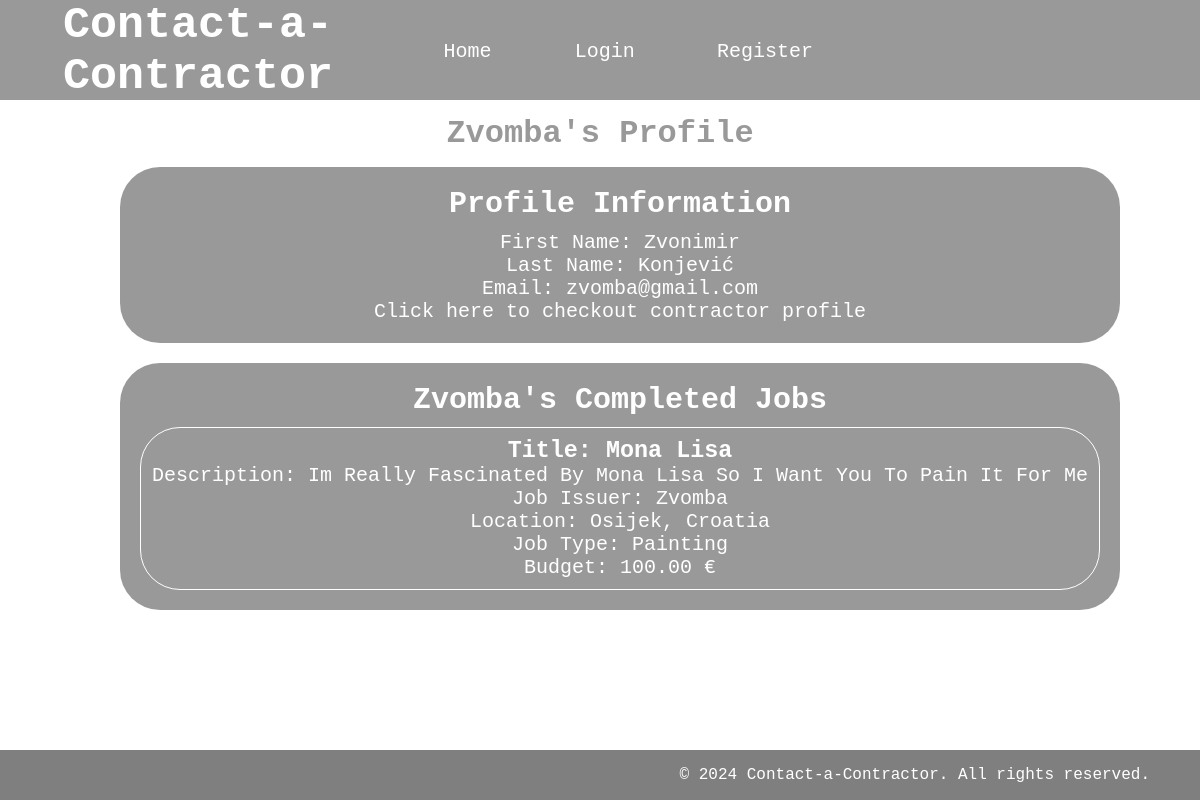
/accounts/profile/zvomba, run on an earlier commit of the app's database.
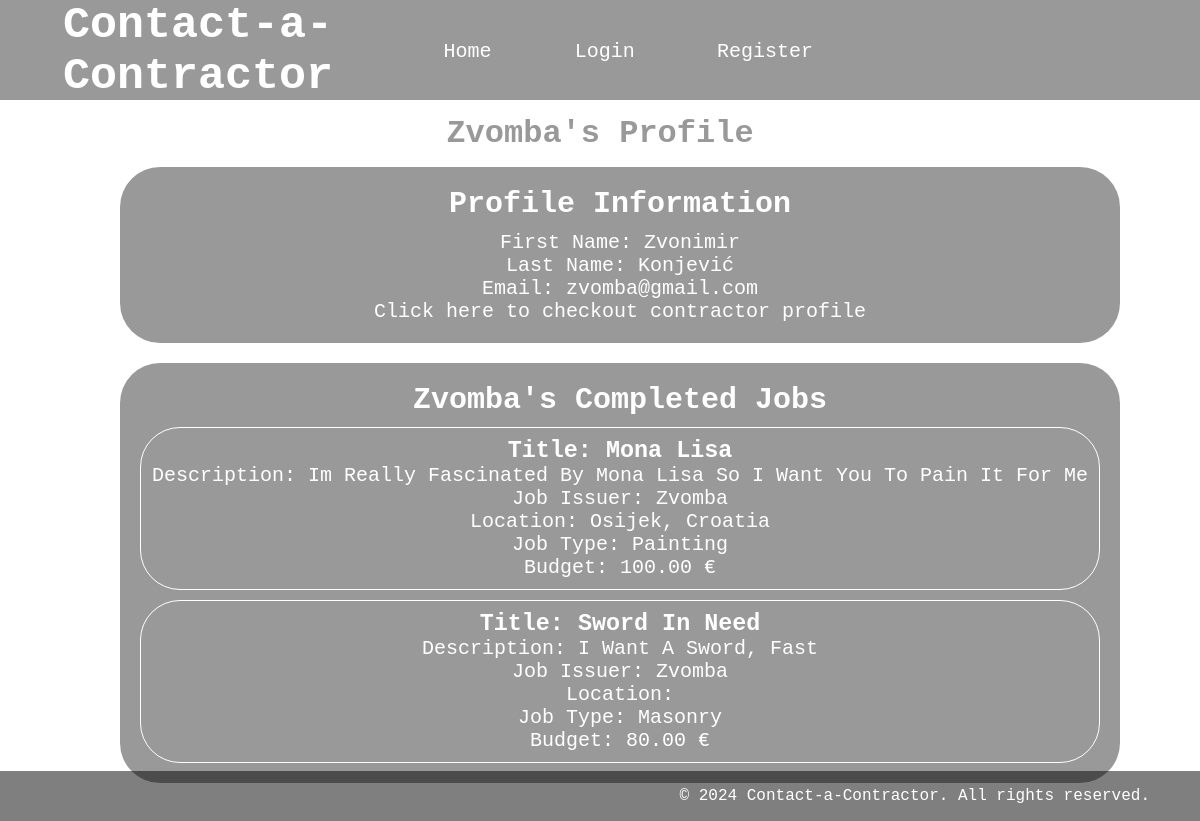
And on a later commit of the database.
### app/models.py (models this page shows, shortened)
class Job(models.Model):
    JOB_STATUS_AVAILABLE = "available"
    JOB_STATUS_ACCEPTED = "accepted"
    JOB_STATUS_IN_PROGRESS = "in progress"
    JOB_STATUS_COMPLETE = "complete"
    user = models.ForeignKey(User, on_delete=models.CASCADE)
    title = models.CharField(max_length=100)
    description = models.TextField(max_length=100)
    location = models.CharField(max_length=100)
    type = models.CharField(max_length=100)
    budget = models.DecimalField(max_digits=8, decimal_places=2)
    status = models.CharField(max_length=100, default=JOB_STATUS_AVAILABLE)
    is_completed = models.BooleanField()
    is_dispute_written = models.BooleanField(default=False)
    is_review_written = models.BooleanField(default=False)

### accounts/views.py (the view)
# urls.py: path('profile/<str:username>', user_profile, name='user_profile'),
def user_profile(request, username):
    account = Account.objects.get(user__username=username)
    is_Owner = account.user == request.user
    completed_jobs = [job for job in Job.objects.all() if job.user.username == account.user.username and job.is_completed == True]
    if(is_Owner):
        accepted_jobs = [job for job in Job.objects.all() if job.user.username == request.user.username and job.status == "accepted"]
        context = {
            'account': account,
            'accepted_jobs': accepted_jobs,
            'completed_jobs': completed_jobs,
            'is_Owner': is_Owner,
        }
        return render(request, "accounts/user_profile.html", context)
    else:
        context = {
            'account': account,
            'completed_jobs': completed_jobs,
            'is_Owner': is_Owner,
        }
        return render(request, "accounts/user_profile.html", context)

### accounts/templates/accounts/user_profile.html (shortened to what this page needs)
{% extends 'app/base.html' %}
{% load static %}
{% block content %}
<link rel="stylesheet" type="text/css" href="{% static 'user_profile.css' %}">
    <h1 style="text-transform: capitalize;">{{account.user.username}}'s Profile</h1>
<div id="head">
    <div id="main">
        <h2>Profile Information</h2>
        <p>First Name: {{account.first_name}}</p>
        <p>Last Name: {{account.last_name}}</p>
        <p>Email: {{account.user.email}}</p>
        <p>Click <a href ="../contractor/{{account.user.username}}">here</a> to checkout contractor profile</p>
    </div>
    <div>
            <div id="main">
                <h2 style="text-transform: capitalize;">{{account.user.username}}'s Completed Jobs</h2>
                {% if completed_jobs %}
                    {% for job in completed_jobs %}
                        <div style="border: 1px solid rgb(255, 255, 255)" id="table">
                            <h3 style="text-transform: capitalize;">Title: {{ job.title }}</h3>
                            <p style="text-transform: capitalize;">Description: {{ job.description }}</p>
                            <p style="text-transform: capitalize;">Job issuer: {{ job.user.username }}</p>
                            <p style="text-transform: capitalize;">Location: {{ job.location }}</p>
                            <p style="text-transform: capitalize;">Job Type: {{ job.type }}</p>
                            <p>Budget: {{ job.budget }} €</p>
                        </div>
                    {% endfor %}
                {% else %}
                    <p>No completed jobs yet!</p>
                {% endif %}
            </div>
    </div>
    <br>
</div>
{% endblock content %}

What changed in the data, as far as the page shows it:
now on this page (row edited): Job: title "Sword In Need", description "I Want A Sword, Fast", user.username "Zvomba", type "Masonry", budget "80.00"
